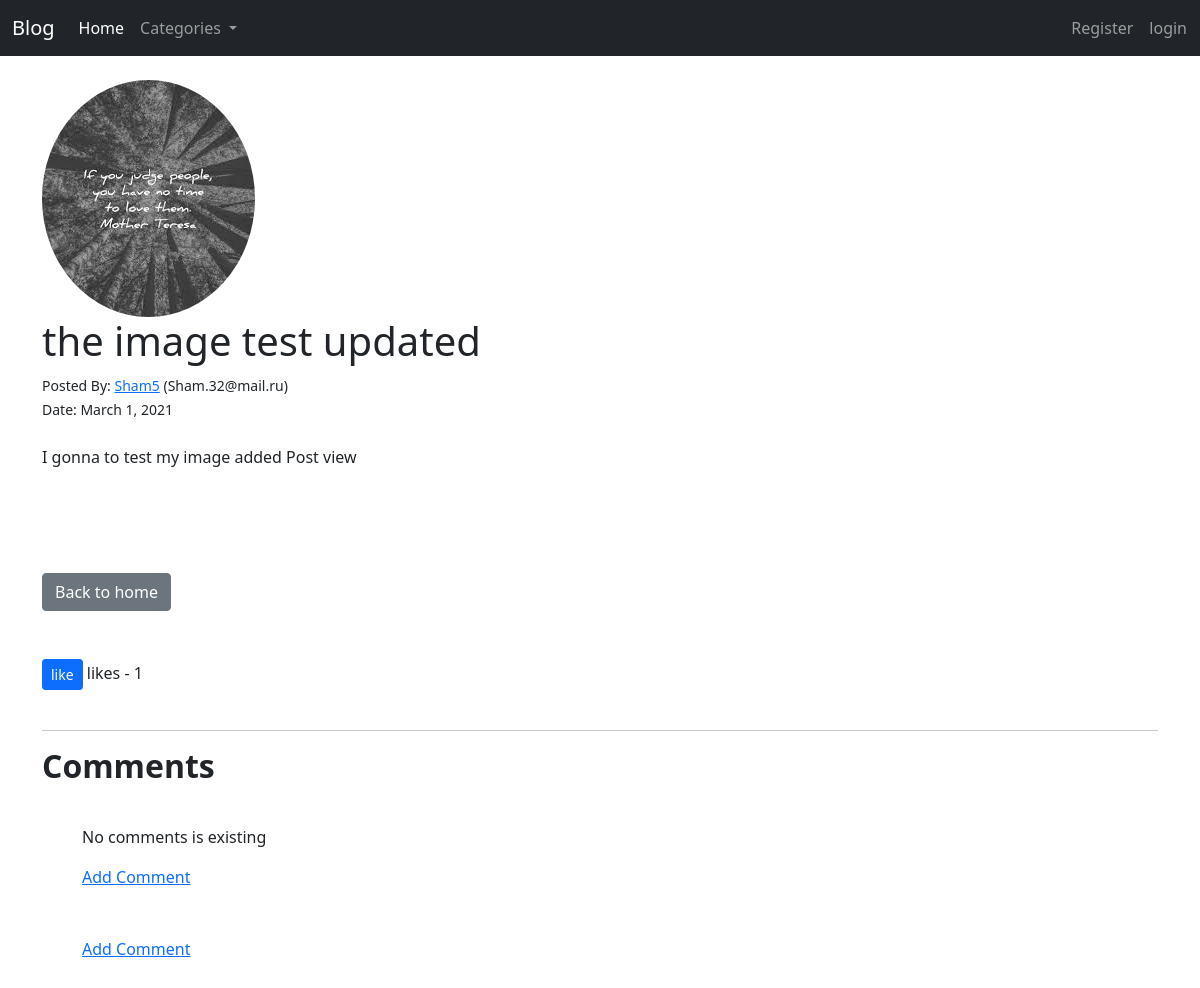
Page /post/44/ on the earlier database version.
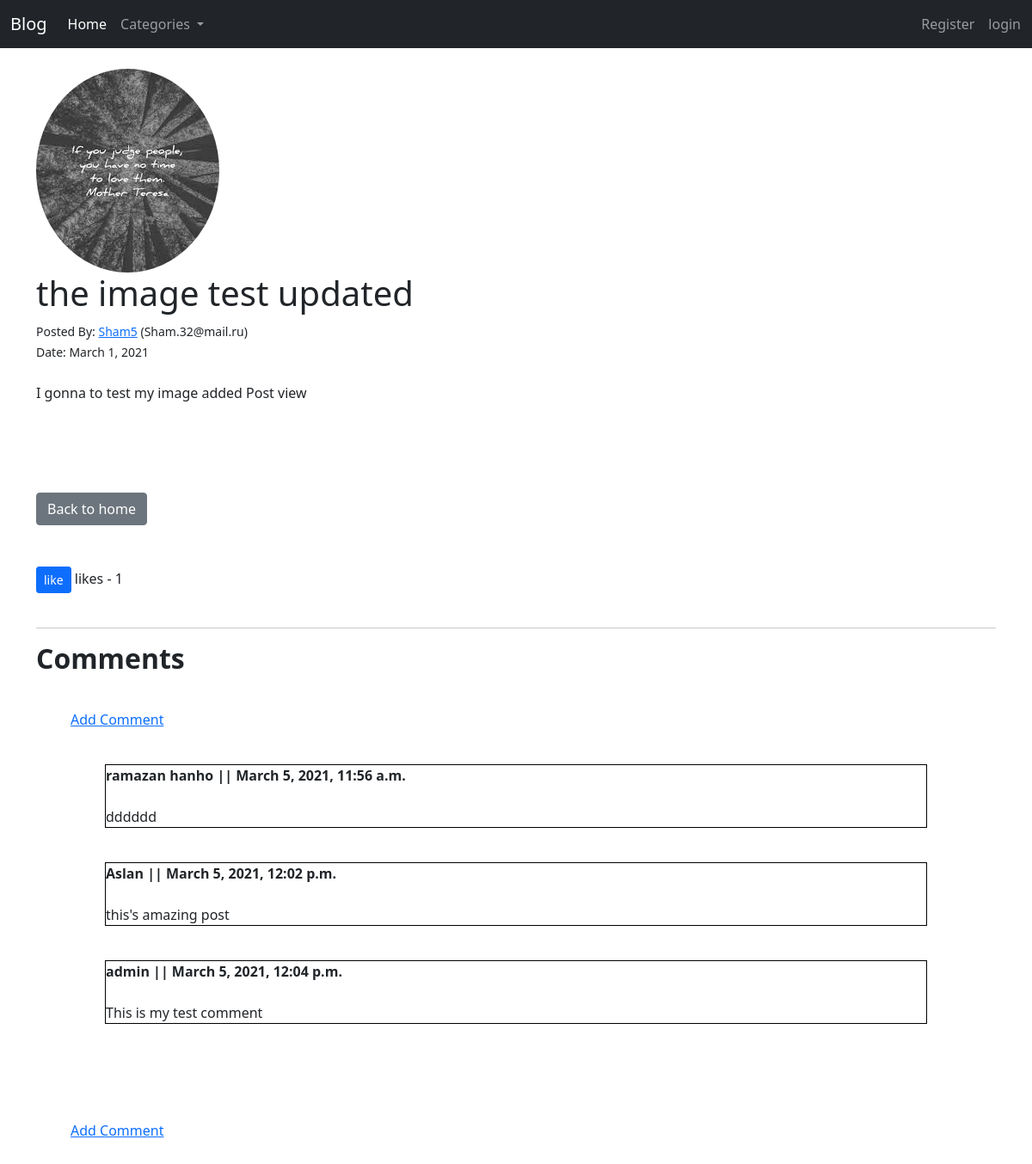
Same page on the later database version.
### myblog/models.py (models this page shows, shortened)
class Post(models.Model):
    title = models.CharField(max_length=255)
    header_image = models.ImageField(null=True, blank=True, upload_to='images/')
    tag = models.CharField(max_length=255, default="detail blog")
    author = models.ForeignKey(User, on_delete=models.CASCADE)
    body = RichTextField(blank=True, null=True)
    post_date = models.DateField(auto_now_add=True)
    category = models.CharField(max_length=255, default="coding")
    snippet = models.CharField(max_length=255, default="Click Link Above to Read Blog Post... ")
    likes = models.ManyToManyField(User, related_name="blog_post")
    def total_likes(self):
        return self.likes.count()

class Comment(models.Model):
    post = models.ForeignKey(Post, related_name='comments', on_delete=models.CASCADE)
    name = models.CharField(max_length=255)
    body = models.TextField()
    date_added = models.DateTimeField(auto_now_add=True)

### myblog/views.py (the view)
# urls.py: path('post/<int:pk>/',PostDetail.as_view(),name='post_detail'),
class PostDetail(DetailView):
    model = Post
    template_name = 'myblog/list_detail.html'
    def get_context_data(self, **kwargs):
        context = super(PostDetail, self).get_context_data(**kwargs)
        stuff = get_object_or_404(Post, id=self.kwargs["pk"])
        liked = False
        if stuff.likes.filter(id=self.request.user.id).exists():
            liked = True
        total_likes = stuff.total_likes()
        cat_menu = Category.objects.all()
        context['cat_menu'] = cat_menu
        context["total_likes"] = total_likes
        context["liked"] = liked
        return context

### myblog/models.py (called while the page is built)
    def __str__(self):
        return self.name

### myblog/templates/myblog/list_detail.html (shortened to what this page needs)
{% extends 'myblog/base.html' %}
{% block content %}
{% if post.header_image %}
<img class="rounded-circle z-depth-2" src="{{post.header_image.url}}"><br>
{% endif %}
<h1>{{ post.title }}</h1>
<small>Posted By: <a href="{% url 'profile_show' post.author.profile.id %}">{{ post.author }}</a>   ({{ post.author.email }})</small><br>
<small>Date: {{post.post_date}} </small><br>
<br>
{{post.body|safe}}
<br>
<br>
<a href="{% url 'myblog:home' %}" class="btn btn-secondary"> Back to home</a>
<br>
<br>
<br>
<form action="{% url 'myblog:add_like' post.pk %}" method="post">
    {% if liked %}
    <button type="submit" name="post_id" value="{{post.id}}" class="btn btn-danger btn-sm"> Unlike</button>
    {% else %}
    <button type="submit" name="post_id" value="{{post.id}}" class="btn btn-primary btn-sm"> like</button>
    {% endif %}
    likes - {{ total_likes }}
</form>
<br>
<hr>
<h2><strong>Comments</strong></h2>
<div style="margin:40px">
{% if not post.comments.all %}
 <p>No comments is existing </p>
    <a href="{% url 'myblog:add_comment' post.pk %}">Add Comment</a>
{% else %}
    <a href="{% url 'myblog:add_comment' post.pk %}">Add Comment</a>
{% for comment in post.comments.all %}
    <div  style="margin:40px;border:1px solid black">
<strong>
        {{comment.name}} ||
{{comment.date_added}}
    </strong>
<br>
<br>
{{comment.body}}<br>
    </div>
{% endfor %}
{% endif %}
    <br>
    <br>
    <br>
    <a href="{% url 'myblog:add_comment' post.pk %}">Add Comment</a>
    </div>
{% endblock %}

### myblog/templates/myblog/base.html (shortened to what this page needs)
{% load static %}
<!doctype html>
<html lang="en">
<head>
    <link href="https://cdn.jsdelivr.net/npm/bootstrap@5.0.0-beta1/dist/css/bootstrap.min.css" rel="stylesheet"
>
    <link rel="stylesheet" href="https://cdnjs.cloudflare.com/ajax/libs/font-awesome/4.7.0/css/font-awesome.min.css">
    <link rel="stylesheet" href="{% static 'css/test.css' %}">
</head>
<body>
<nav class="navbar navbar-expand-lg navbar-dark bg-dark">
    <div class="container-fluid">
        <a class="navbar-brand" href="{% url 'myblog:home' %}">Blog</a>
        <div class="collapse navbar-collapse" id="navbarSupportedContent">
            <ul class="navbar-nav mr-auto">
                <li class="nav-item">
                    <a class="nav-link active" aria-current="page" href="{% url 'myblog:home' %}">Home</a>
                </li>
                {% if cat_menu %}
                <li class="nav-item dropdown">
                    <a class="nav-link dropdown-toggle" href="#" id="navbarDropdown" role="button"
                       data-bs-toggle="dropdown" aria-expanded="false">
                        Categories
                    </a>
                </li>
                {% endif %}
            </ul>
            <ul style="position:absolute;right:5px;" class="navbar-nav ">
                {% if user.is_authenticated %}
                <li class="nav-item">
                    <a class="nav-link" href="{% url 'logout' %}">logout</a>
                </li>
                <li class="nav-item">
                    <a class="nav-link" href="{% url 'profile_show' user.profile.id %}">{{user.first_name}}</a>
                </li>
                {% else %}
                <li class="nav-item ml-auto">
                    <a class="nav-link" href="{% url 'register' %}">Register</a>
                </li>
                <li class="nav-item">
                    <a class="nav-link" href="{% url 'login' %}">login</a>
                </li>
                {% endif %}
            </ul>
        </div>
    </div>
</nav>
<br>
<div class="container">
    {% block content %}
    {% endblock %}
</div>
</body>
</html>

Differences in the rows shown:
added Comment: name "ramazan hanho", date_added "March 5, 2021, 11:56 a.m.", body "dddddd"
added Comment: name "Aslan", date_added "March 5, 2021, 12:02 p.m.", body "this's amazing post"
added Comment: name "admin", date_added "March 5, 2021, 12:04 p.m.", body "This is my test comment"
Other differences:
text no longer shown: "No comments is existing"
